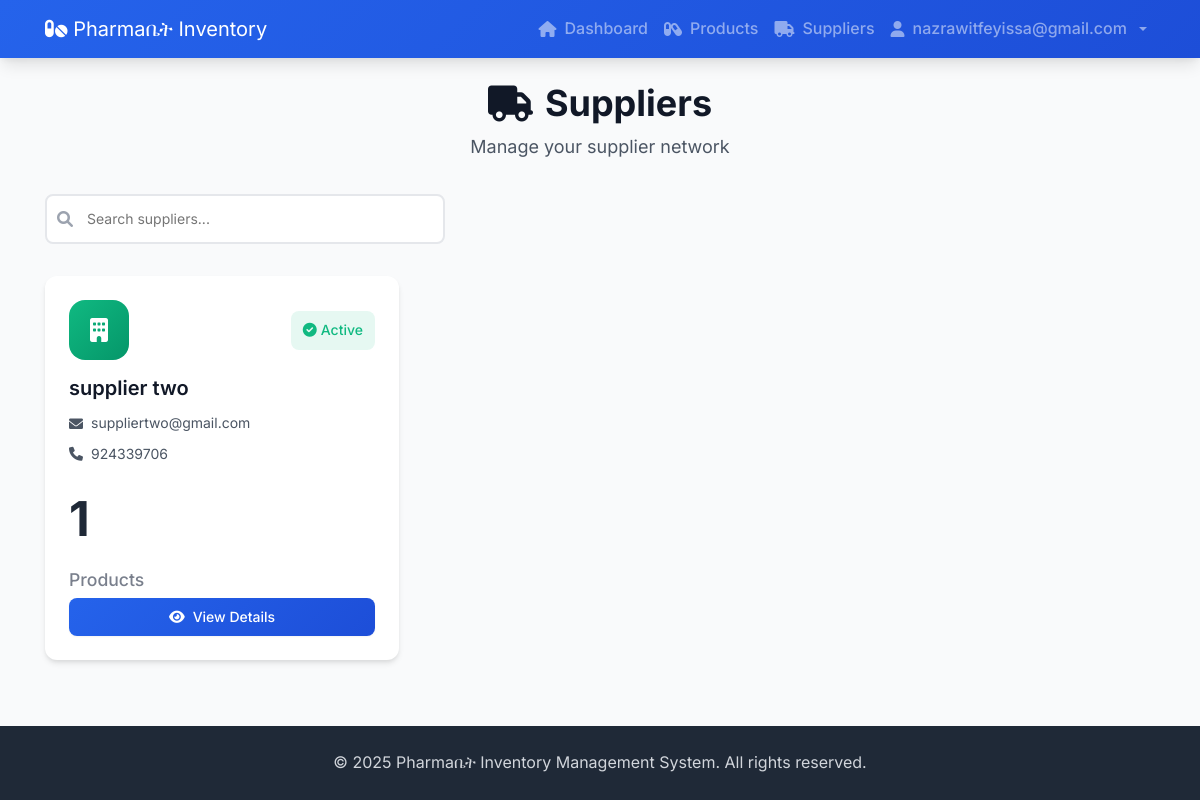
The page /inventory/suppliers (signed in) on the database as committed earlier.
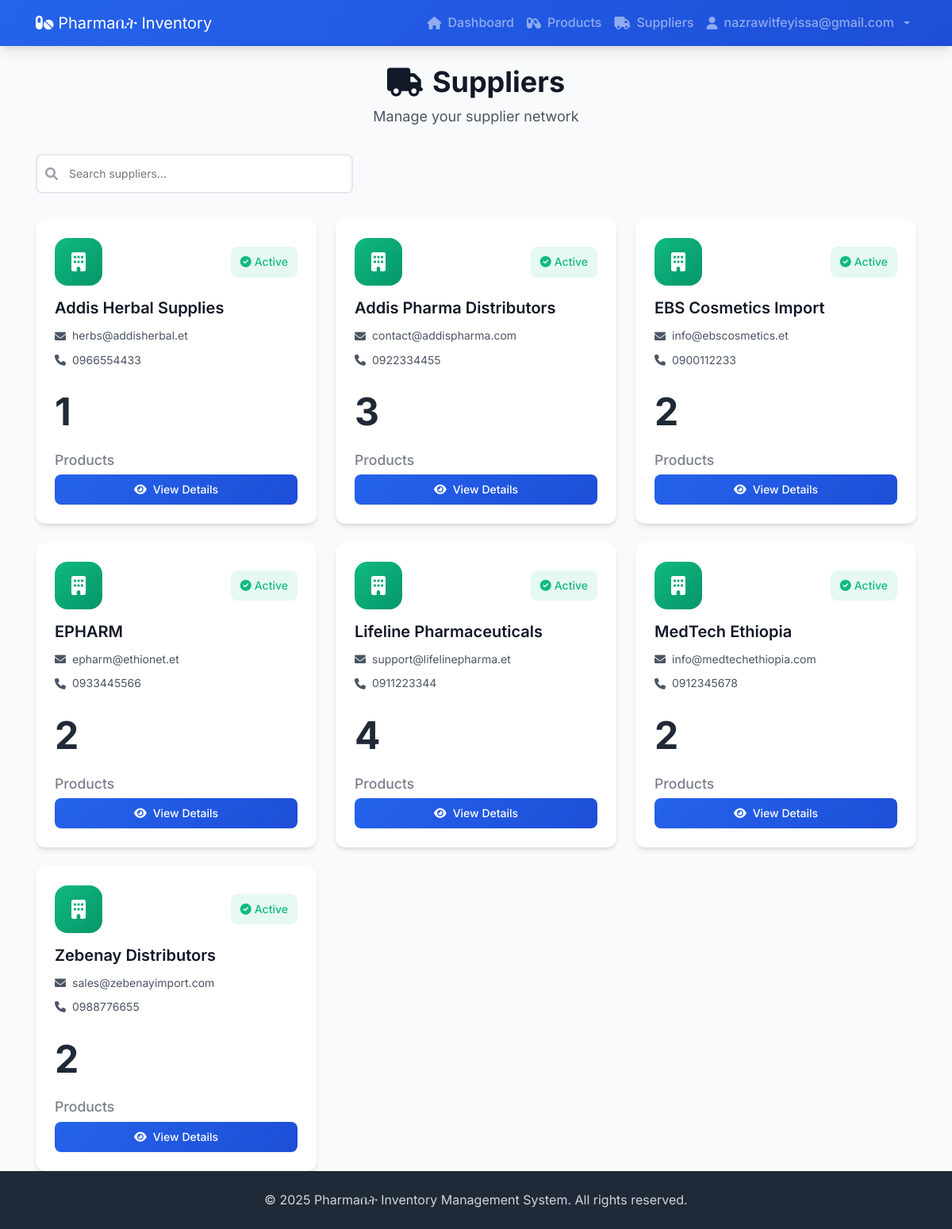
The same page on the database as committed later.
### inventory/models.py (models this page shows, shortened)
class Supplier(models.Model):
    supplier_name = models.CharField(max_length=50)
    phone_no = models.CharField(max_length = 10)
    email = models.EmailField()
    slug = models.SlugField(default ="",null = False,db_index= True)

### inventory/views.py (the view)
# urls.py: path("suppliers", views.SupplierListView.as_view(), name="suppliers"),
class SupplierListView(LoginRequiredMixin,ListView):
    template_name = "inventory/suppliers.html"
    model = Supplier
    context_object_name = "suppliers"
    def get_queryset(self):
        base_query= super().get_queryset()
        data = base_query.order_by("supplier_name")
        return data

### inventory/templates/inventory/suppliers.html (shortened to what this page needs)
{% extends "inventory/base.html" %}
{% block content %}
<div class="suppliers-container">
    <div class="page-header">
        <h1 class="page-title">
            <i class="fas fa-truck"></i>
            Suppliers
        </h1>
        <p class="page-subtitle">Manage your supplier network</p>
    </div>
    <div class="suppliers-controls">
        <div class="search-box">
            <i class="fas fa-search"></i>
            <input type="text" id="searchInput" placeholder="Search suppliers...">
        </div>
    </div>
    <div class="suppliers-grid">
        {% for supplier in suppliers %}
        <div class="supplier-card">
            <div class="supplier-header">
                <div class="supplier-icon">
                    <i class="fas fa-building"></i>
                </div>
                <div class="supplier-status">
                    <span class="status-badge active">
                        <i class="fas fa-check-circle"></i>
                        Active
                    </span>
                </div>
            </div>
            <div class="supplier-content">
                <h3 class="supplier-name">{{ supplier.supplier_name }}</h3>
                <div class="supplier-contact">
                    <div class="contact-item">
                        <i class="fas fa-envelope"></i>
                        <span>{{ supplier.email }}</span>
                    </div>
                    <div class="contact-item">
                        <i class="fas fa-phone"></i>
                        <span>{{ supplier.phone_no }}</span>
                    </div>
                </div>
                <div class="supplier-stats">
                    <div class="stat-item">
                        <span class="stat-number">{{ supplier.product_set.count }}</span>
                        <span class="stat-label">Products</span>
                    </div>
                </div>
            </div>
            <div class="supplier-actions">
                <a href="{% url 'inventory:supplier_detail' supplier.slug %}" class="btn btn-primary">
                    <i class="fas fa-eye"></i>
                    View Details
                </a>
            </div>
        </div>
        {% empty %}
        <div class="empty-state">
            <i class="fas fa-truck"></i>
            <h3>No suppliers found</h3>
            <p>Start by adding suppliers to your network.</p>
        </div>
        {% endfor %}
    </div>
</div>
{% endblock %}

Rows that differ between the two databases and show on the page:
removed Supplier: supplier_name "supplier two", email "suppliertwo@gmail.com", phone_no "924339706", product_set.count "1"
added Supplier: supplier_name "Addis Herbal Supplies", email "herbs@addisherbal.et", phone_no "0966554433", product_set.count "1"
added Supplier: supplier_name "Addis Pharma Distributors", email "contact@addispharma.com", phone_no "0922334455", product_set.count "3"
added Supplier: supplier_name "EBS Cosmetics Import", email "info@ebscosmetics.et", phone_no "0900112233", product_set.count "2"
added Supplier: supplier_name "EPHARM", email "epharm@ethionet.et", phone_no "0933445566", product_set.count "2"
added Supplier: supplier_name "Lifeline Pharmaceuticals", email "support@lifelinepharma.et", phone_no "0911223344", product_set.count "4"
added Supplier: supplier_name "MedTech Ethiopia", email "info@medtechethiopia.com", phone_no "0912345678", product_set.count "2"
added Supplier: supplier_name "Zebenay Distributors", email "sales@zebenayimport.com", phone_no "0988776655", product_set.count "2"
